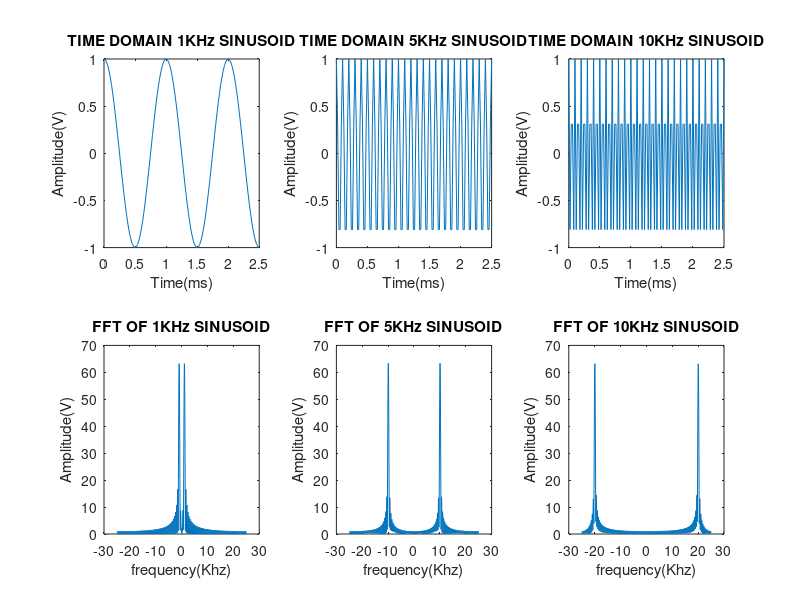

Here is the MATLAB script that generated this plot: (Note: this script raises an error after producing the figure.)
%%
%--------------------------------------------------------------------------
% Matlab code investigating the effects of quatization on the frequency 
% spectrum of signals
%--------------------------------------------------------------------------

%% SIGNAL DEFINITION
%all sinusoids have magnitude 1

%sampling rate
fs = 50000;
%sampling preiod
T = 1/fs;
%run time
t = (1:T:1.0025)-1;

%signal frequencies
LF_hz = 1000;
IF_hz = 10000;
HF_hz = 20000;

%signal generation
LF = cos(2*pi*LF_hz.*t);
IF = cos(2*pi*IF_hz.*t);
HF = cos(2*pi*HF_hz.*t);

%% PLOTTING TIME
%plotting generated functions
%convertin time to milli seconds
t_ms = t*1000;

figure

subplot(2,3,1)
plot(t_ms,LF)
xlabel("Time(ms)")
ylabel("Amplitude(V)")
title("TIME DOMAIN 1KHz SINUSOID")

subplot(2,3,2)
plot(t_ms,IF)
xlabel("Time(ms)")
ylabel("Amplitude(V)")
title("TIME DOMAIN 5KHz SINUSOID")

subplot(2,3,3)
plot(t_ms,HF)
xlabel("Time(ms)")
ylabel("Amplitude(V)")
title("TIME DOMAIN 10KHz SINUSOID")

%% FFT OF UN-ADC'ED SIGNAL

%zero padding to increase f_res
pad_factor = 5;
LF_p = [LF zeros(1,length(LF)*pad_factor)];
IF_p = [IF zeros(1,length(IF)*pad_factor)];
HF_p = [HF zeros(1,length(HF)*pad_factor)];

%taking fourier transform
LF_W = fftshift(fft(LF_p));
IF_W = fftshift(fft(IF_p));
HF_W = fftshift(fft(HF_p));

f_res = 1/(length(LF_W)*T);
f = 0:f_res:(length(LF_W)-1)*f_res;

%shifting to center arround zero
f = f - f((length(f))/2);
%rescaling to KHz
f_khz = f/1000;

%% PLOTTING FREQUENCY
subplot(2,3,4)
plot(f_khz,abs(LF_W))
xlabel("frequency(Khz)")
ylabel("Amplitude(V)")
title("FFT OF 1KHz SINUSOID")

subplot(2,3,5)
plot(f_khz,abs(IF_W))
xlabel("frequency(Khz)")
ylabel("Amplitude(V)")
title("FFT OF 5KHz SINUSOID")

subplot(2,3,6)
plot(f_khz,abs(HF_W))
xlabel("frequency(Khz)")
ylabel("Amplitude(V)")
title("FFT OF 10KHz SINUSOID")

%% ADC QUANTIZATION
N_bits = 1;
N_levels = 2^N_bits;


%% SINGLE SIGNAL - 1 BIT


adc_1 = adc_sample(5,1,LF);

figure
plot(1:1:length(LF),adc_1)
